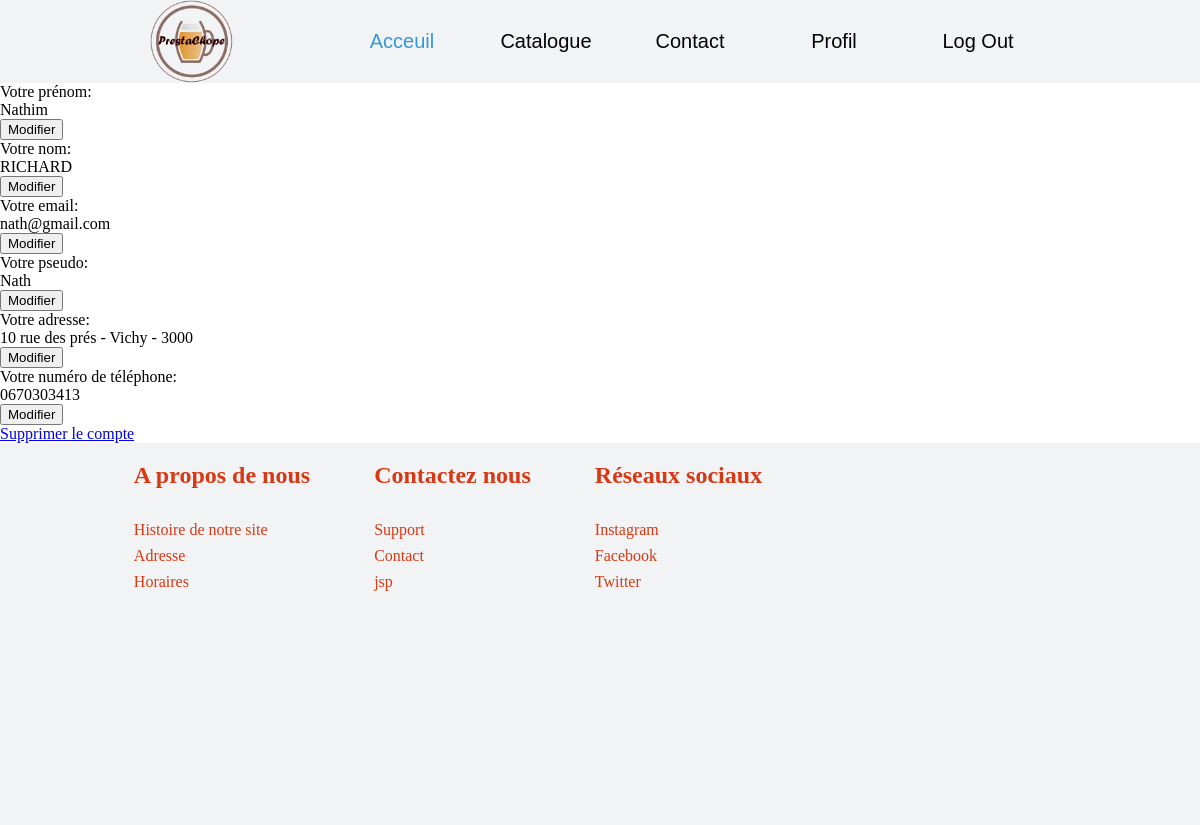
Before: /PrestaChope/index.php?page=profil (signed in) with the older database file.
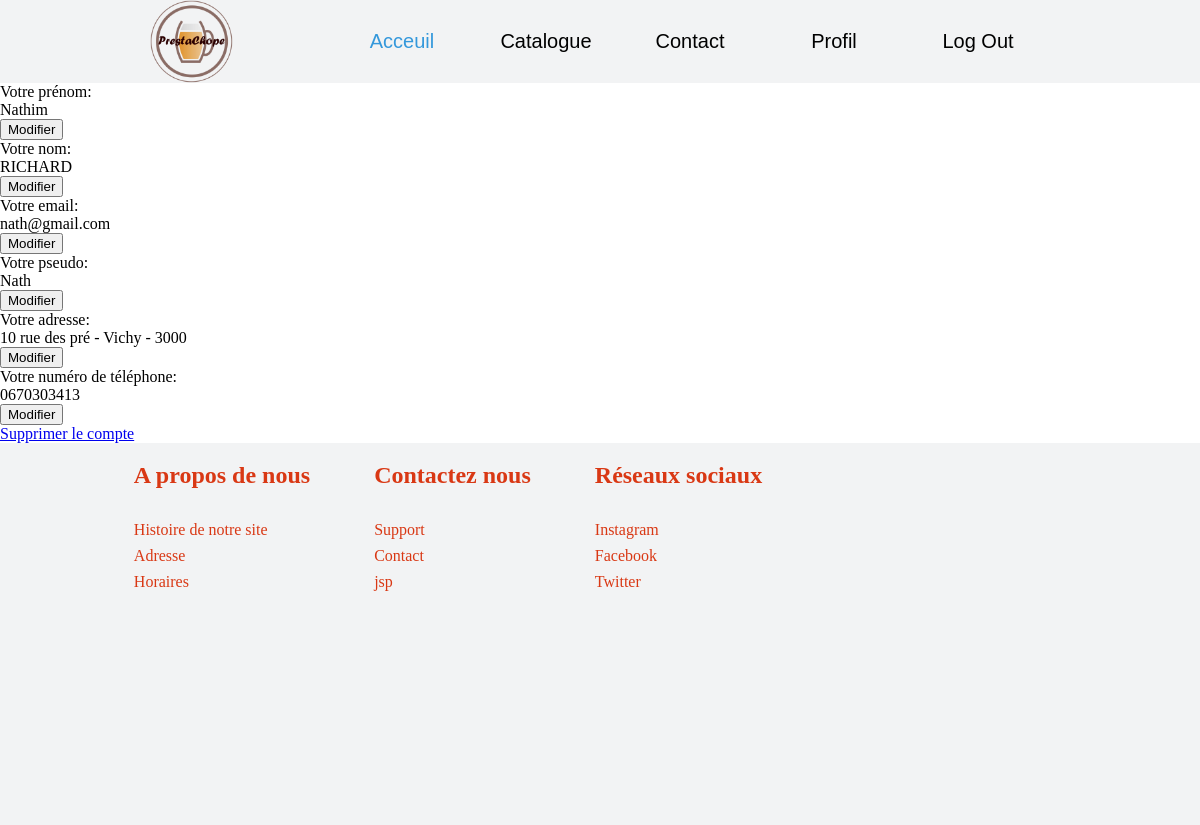
After: the same page with the newer database file.
### tables this page shows
CREATE TABLE users(
        Id       Int  Auto_increment  NOT NULL ,
        nom      Varchar (50) NOT NULL ,
        prenom   Varchar (50) NOT NULL ,
        pseudo   Varchar (50) NOT NULL ,
        password Varchar (50) NOT NULL ,
        email    Varchar (50) NOT NULL ,
        age      Int NOT NULL ,
        cagnotte Float NOT NULL DEFAULT 0,
        isAdmin  Int NOT NULL DEFAULT 0
	,CONSTRAINT users_PK PRIMARY KEY (Id)
);

CREATE TABLE clients(
        Id           Int  Auto_increment  NOT NULL ,
        adresse      Varchar (50) NOT NULL ,
        ville        Varchar (50) NOT NULL ,
        code_postal  Int (5) NOT NULL ,
        telephone    Varchar (50) NOT NULL ,
        Id_Users     Int NOT NULL
	,CONSTRAINT clients_PK PRIMARY KEY (Id)
	,CONSTRAINT clients_users_FK FOREIGN KEY (Id_Users) REFERENCES users(Id)
	,CONSTRAINT clients_users_AK UNIQUE (Id_Users)
);

### PrestaChope/index.php (called while the page is built, shortened)
<?php
require_once("tools/SuperController.php");
require_once('header.php');
$page = "accueil";
if (!empty($_GET['page'])) {
    $page = $_GET['page'];
}
SuperController::callPage($page);
require_once('footer.php');
?>

### PrestaChope/pages/profil/ControllerProfil.php (called while the page is built, shortened)
<?php
require_once('DAO/UsersDAO.php');
class ControllerProfil {
    function viewProfil() {
        require_once ('Profil.php');
    }
    static function getInfoUser($id) {
        $user = UsersDAO::getUserInfo($id);
        return $user;
    }
    static function getInfoClient($id) {
        $client = UsersDAO::getInfoClient($id);
        return $client;
    }
}

### PrestaChope/DAO/UsersDAO.php (called while the page is built, shortened)
<?php
require_once('DTO/UsersDTO.php');
require_once ('DTO/ClientsDTO.php');
Class UsersDAO {
    static function getUserInfo($id) {
        $bdd = DataBaseLinker::getConnexion();
        $reponse = $bdd->prepare("SELECT * from users where Id = ?");
        $reponse->execute(array($id));
        $users = $reponse->fetch();
        if ($users) {
            $user = new UsersDTO();
            $user->setId($users['Id']);
            $user->setNom($users['nom']);
            $user->setPrénom($users['prenom']);
            $user->setPseudo($users['pseudo']);
            $user->setEmail($users['email']);
            $user->setAge($users['age']);
            $user->setCagnotte($users['cagnotte']);
            $user->setIsAdmin($users['isAdmin']);
            return $user;
        }
    }
    static function getInfoClient($id) {
        $bdd = DataBaseLinker::getConnexion();
        $reponse = $bdd->prepare("SELECT * from clients where Id_Users = ? ");
        $reponse->execute(array($id));
        $clients = $reponse->fetch();
        if ($clients != null) {
            $client = new ClientsDTO();
            $client->setAdresse($clients['adresse']);
            $client->setVille($clients['ville']);
            $client->setCp($clients['code_postal']);
            $client->setTelephone($clients['telephone']);
            return $client;
        } else {
            return null;
        }
    }
}

### PrestaChope/DTO/UsersDTO.php (called while the page is built, shortened)
<?php
Class UsersDTO {
    private $nom;
    private $prénom;
    private $pseudo;
    private $email;
    function getNom() {
        return $this->nom;
    }
    function getPrénom() {
        return $this->prénom;
    }
    function getPseudo() {
        return $this->pseudo;
    }
    function getEmail() {
        return $this->email;
    }
    function setNom($nom): void {
        $this->nom = $nom;
    }
    function setPrénom($prénom): void {
        $this->prénom = $prénom;
    }
    function setPseudo($pseudo): void {
        $this->pseudo = $pseudo;
    }
    function setEmail($email): void {
        $this->email = $email;
    }
}

### PrestaChope/DTO/ClientsDTO.php (called while the page is built, shortened)
<?php
Class ClientsDTO extends UsersDTO {
    private $adresse;
    private $ville;
    private $cp;
    private $telephone;
    function getAdresse() {
        return $this->adresse;
    }
    function getVille() {
        return $this->ville;
    }
    function getCp() {
        return $this->cp;
    }
    function getTelephone() {
        return $this->telephone;
    }
    function setAdresse($adresse): void {
        $this->adresse = $adresse;
    }
    function setVille($ville): void {
        $this->ville = $ville;
    }
    function setCp($cp): void {
        $this->cp = $cp;
    }
    function setTelephone($telephone): void {
        $this->telephone = $telephone;
    }
}

### PrestaChope/pages/profil/Profil.php (the view, shortened to what this page needs)
<html>
    <head>
        <link rel="stylesheet" href="assets/css/profil.css"/>
    <body>
        <?php
        if (!empty($_SESSION['ID'])) {
            $user = ControllerProfil::getInfoUser($_SESSION['ID']);
            ?>
            <div class="user_profil">
                <div class="prénom">
                    Votre prénom:<p id="prénoms"><?php echo $user->getPrénom(); ?><p>
                    <input type="button" id="btn1" value="Modifier" onclick="hideThis('form1', 'btn1', 'prénoms')" />
                </div>
                <div class="nom">
                    Votre nom:<p id="noms"><?php echo $user->getNom(); ?><p>
                    <input type="button" id="btn2" value="Modifier" onclick="hideThis('form2', 'btn2', 'noms')" />
                </div>
                <div class="email">
                    Votre email:<p id="emails"><?php echo $user->getEmail(); ?><p>
                    <input type="button" id="btn3" value="Modifier" onclick="hideThis('form3', 'btn3', 'emails')" />
                </div>
                <div class="pseudo">
                    Votre pseudo:<p id="pseudos"><?php echo $user->getPseudo(); ?><p>
                    <input type="button" id="btn4" value="Modifier" onclick="hideThis('form4', 'btn4', 'pseudos')" />
                </div>
                <?php
                if ($_SESSION['IsAdmin'] == 0) {
                    $client = ControllerProfil::getInfoClient($_SESSION['ID']);
                    if (!empty($client)) {
                        ?>
                        <div class="adresse">
                            Votre adresse:<p id="adresses"><?php echo $client->getAdresse() . ' - ' . $client->getVille() . ' - ' . $client->getCp(); ?><p>
                            <input type="button" id="btn5" value="Modifier" onclick="hideThis('form5', 'btn5', 'adresses')" />
                        </div>
                        <div class="téléphone">
                            Votre numéro de téléphone:<p id="telephones"><?php echo $client->getTelephone(); ?><p>
                            <input type="button" id="btn6" value="Modifier" onclick="hideThis('form6', 'btn6', 'telephones')" />
                        </div>
                        <?php
                    }
                }
                ?>
                <div class="delete_user">
                    <a href="index.php?page=deleteProfil&delete=<?php echo $_SESSION['ID']; ?>">Supprimer le compte</a>
                </div>
            </div>
  <?php } ?>
    </body>
</html>

### PrestaChope/header.php (shortened to what this page needs)
<html>
    <head>
        <link rel="stylesheet" type="text/css" href="assets/css/header.css">
    </head>
    <body>
        <div class="header">
            <div class="logo">
                <img id="img-logo" src="assets/images/prestaLogo.png" alt="alt"/>
            </div>
            <div class="nav">
                <div class="bouton-accueil">
                    <a id="nav" href="index.php?page=accueil">
                        <button class="bouton-A" type="button">
                            <p class="txt-bouton-A">Acceuil</p>
                        </button>
                    </a>
                </div>
                <div class="bouton-catalogue">
                    <a id="nav" href="index.php?page=catalogue">
                        <button class="bouton-Ca" type="button">
                            <p class="txt-bouton">Catalogue</p>
                        </button>
                    </a>
                </div>
                <div class="bouton-contact">
                    <a id="nav" href="index.php?page=contact">
                        <button class="bouton-Co" type="button">
                            <p class="txt-bouton">Contact</p>
                        </button>
                    </a>
                </div>
                <?php
                if (!empty($_SESSION['ID'])) {
                    ?>
                    <div class="bouton-profil">
                        <a id="nav" href="index.php?page=profil">
                            <button class="bouton-P" type="button">
                                <p class="txt-bouton">Profil</p>
                            </button>
                        </a>
                    </div>
                    <div class="bouton-deco">
                        <a id="nav" href="index.php?page=deconnexion">
                            <button class="bouton-D" type="button">
                                <p class="txt-bouton">Log Out</p>
                            </button>
                        </a>
                    </div>
                    <?php
                    require_once('DAO/UsersDAO.php');
                }
                ?>
            </div>
        </div>
    </body>
</html>

### PrestaChope/tools/SuperController.php (shortened to what this page needs)
<?php
Class SuperController {
    static function callPage($page) {
        switch ($page) {
            case 'profil':
                if (!empty($_SESSION['ID']) || !empty($_GET['iduser'])) {
                    require_once('pages/profil/ControllerProfil.php');
                    $profil = new ControllerProfil();
                    $profil->viewProfil();
                } else {
                    Rooter::redirectToPage('accueil');
                }
                break;
        }
    }
}

### PrestaChope/footer.php (shortened to what this page needs)
<!DOCTYPE html>
<html>
    <head>
        <link rel="stylesheet" type="text/css" href="assets/css/footer.css">
    </head>
    <body>
    </body>
    <footer>
       <div class="footer-container">
            <div class= "footer">
                <div class="footer-heading footer-1">
                    <h2> A propos de nous </h2>
                    <a href="#w"> Histoire de notre site</a>
                    <a href="#"> Adresse</a>
                    <a href="#"> Horaires</a>
                </div>
                <div class="footer-heading footer-2">
                    <h2> Contactez nous </h2>
                    <a href="#">Support</a>
                    <a href="#">Contact</a>
                    <a href="#">jsp</a>
                </div>
                <div class="footer-heading footer-3">
                    <h2> Réseaux sociaux </h2>
                    <a href="#">Instagram</a>
                    <a href="#">Facebook</a>
                    <a href="#">Twitter</a>
                </div>
       </div>
    </footer>
</html>

### PrestaChope/assets/css/header.css (style rules this page uses)
html { margin: 0; }
body { margin: 0; }
.header { display: flex; background-color: rgb(242, 243, 244); align-items: center; width: 100%; height: 10%; flex-direction: row; }
.nav { display: flex; justify-content: space-around; align-items: center; flex-direction: row; width: 80%; height: 100%; margin-right: 150px; }
.logo { width: 20%; height: 100%; margin-left: 150px; }
#img-logo { width: auto; height: 100%; }
.bouton-A { height: 60px; width: 100px; display: flex; justify-content: center; align-items: center; cursor: pointer; border: none; background-color: rgb(242, 243, 244); }
.bouton-Ca { height: 60px; width: 100px; display: flex; justify-content: center; align-items: center; cursor: pointer; border: none; background-color: rgb(242, 243, 244); }
.bouton-Co { height: 60px; width: 100px; display: flex; justify-content: center; align-items: center; cursor: pointer; border: none; background-color: rgb(242, 243, 244); }
.bouton-D { height: 60px; width: 100px; display: flex; justify-content: center; align-items: center; cursor: pointer; border: none; background-color: rgb(242, 243, 244); }
.bouton-P { height: 60px; width: 100px; display: flex; justify-content: center; align-items: center; cursor: pointer; border: none; background-color: rgb(242, 243, 244); }
.txt-bouton { font-size: 20px; }
.txt-bouton-A { font-size: 20px; color: rgb(52, 152, 219); }
#nav { text-decoration: none; }

### PrestaChope/assets/css/profil.css (style rules this page uses)
body,p { margin:0; padding: 0; }

### PrestaChope/assets/css/footer.css (style rules this page uses)
.footer-container { background-color: rgb(234, 223, 208); padding-bottom: 0px; background-color: rgb(242, 243, 244); padding-bottom: 0.5px; }
.footer { width: 80%; height:45vh; background-color: rgb(234, 223, 208); height:48vh; background-color: rgb(242, 243, 244); color: #D93814; display: flex; justify-content: center; flex-wrap: wrap; margin-top:0px; }
.footer-heading { display: flex; flex-direction: column; margin-right: 4rem; }
.footer-heading h2 { margin-bottom: 2rem; }
.footer-heading a { color: #D93814; text-decoration: none; margin-bottom: 0.5rem; }

Changed rows visible on the page:
changed clients "Vichy": adresse "10 rue des prés" → "10 rue des pré"
